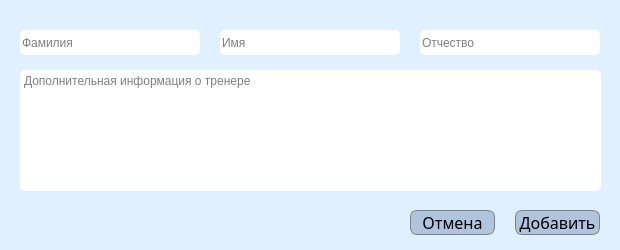
<?xml version="1.0" encoding="UTF-8"?>
<ui version="4.0">
 <class>Dialog</class>
 <widget class="QDialog" name="Dialog">
  <property name="geometry">
   <rect>
    <x>0</x>
    <y>0</y>
    <width>620</width>
    <height>250</height>
   </rect>
  </property>
  <property name="minimumSize">
   <size>
    <width>620</width>
    <height>250</height>
   </size>
  </property>
  <property name="maximumSize">
   <size>
    <width>620</width>
    <height>250</height>
   </size>
  </property>
  <property name="windowTitle">
   <string>Добавление тренера</string>
  </property>
  <property name="styleSheet">
   <string notr="true">#Dialog {
background-color: #e0f0ff
}</string>
  </property>
  <widget class="QLineEdit" name="name_coach">
   <property name="geometry">
    <rect>
     <x>20</x>
     <y>30</y>
     <width>180</width>
     <height>25</height>
    </rect>
   </property>
   <property name="styleSheet">
    <string notr="true">#name_coach {
background-color: #FFFFFF;
border-radius:5%;
}</string>
   </property>
   <property name="placeholderText">
    <string>Фамилия</string>
   </property>
  </widget>
  <widget class="QLineEdit" name="surname_coach">
   <property name="geometry">
    <rect>
     <x>220</x>
     <y>30</y>
     <width>180</width>
     <height>25</height>
    </rect>
   </property>
   <property name="styleSheet">
    <string notr="true">#surname_coach {
background-color: #FFFFFF;
border-radius:5%;
}</string>
   </property>
   <property name="placeholderText">
    <string>Имя</string>
   </property>
  </widget>
  <widget class="QLineEdit" name="otchestvo_coach">
   <property name="geometry">
    <rect>
     <x>420</x>
     <y>30</y>
     <width>180</width>
     <height>25</height>
    </rect>
   </property>
   <property name="styleSheet">
    <string notr="true">#otchestvo_coach {
background-color: #FFFFFF;
border-radius:5%;
}</string>
   </property>
   <property name="placeholderText">
    <string>Отчество</string>
   </property>
  </widget>
  <widget class="QPlainTextEdit" name="dopinfo_coach">
   <property name="geometry">
    <rect>
     <x>20</x>
     <y>70</y>
     <width>581</width>
     <height>121</height>
    </rect>
   </property>
   <property name="styleSheet">
    <string notr="true">#dopinfo_coach {
background-color: #FFFFFF;
border-radius:5%;
}</string>
   </property>
   <property name="maximumBlockCount">
    <number>1</number>
   </property>
   <property name="backgroundVisible">
    <bool>false</bool>
   </property>
   <property name="centerOnScroll">
    <bool>false</bool>
   </property>
   <property name="placeholderText">
    <string>Дополнительная информация о тренере</string>
   </property>
  </widget>
  <widget class="QPushButton" name="addbutton_coach">
   <property name="geometry">
    <rect>
     <x>515</x>
     <y>210</y>
     <width>85</width>
     <height>25</height>
    </rect>
   </property>
   <property name="styleSheet">
    <string notr="true">#addbutton_coach {
background-color: #b0c4de;
border-radius:7%;
border: 1px solid grey;
font-family: Avenir Next;
font-size: 16px;
}

#addbutton_coach:hover {
background-color: #71bc78
}</string>
   </property>
   <property name="text">
    <string>Добавить</string>
   </property>
  </widget>
  <widget class="QPushButton" name="cancelbutton_coach">
   <property name="geometry">
    <rect>
     <x>410</x>
     <y>210</y>
     <width>85</width>
     <height>25</height>
    </rect>
   </property>
   <property name="styleSheet">
    <string notr="true">#cancelbutton_coach {
background-color: #b0c4de;
border-radius:7%;
border: 1px solid grey;
font-family: Avenir Next;
font-size: 16px;
}

#cancelbutton_coach:hover {
background-color: #9db1cc
}</string>
   </property>
   <property name="text">
    <string>Отмена</string>
   </property>
  </widget>
 </widget>
 <resources/>
 <connections/>
</ui>
